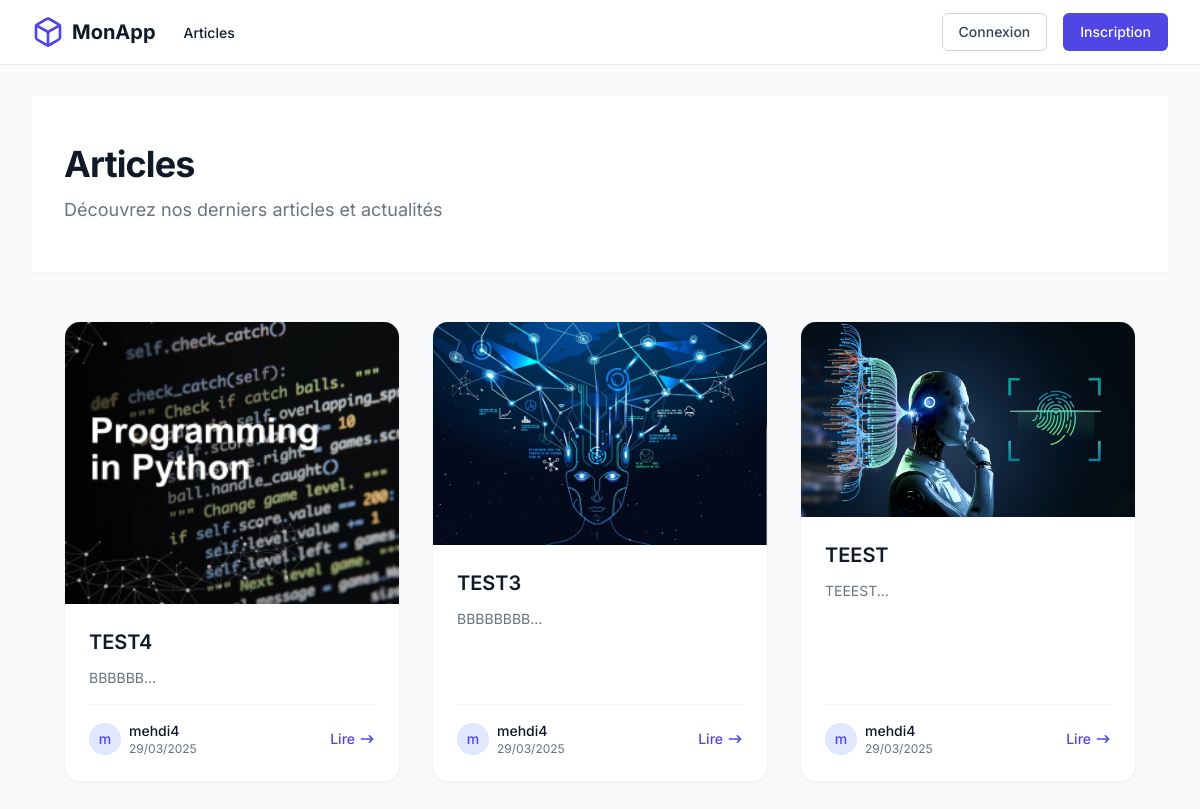
The page /articles on the database its author committed.
### app.py (models this page shows, shortened)
class Article(db.Model):
    id = db.Column(db.Integer, primary_key=True)
    title = db.Column(db.String(100), nullable=False)
    content = db.Column(db.Text, nullable=False)
    image_filename = db.Column(db.String(255))
    created_at = db.Column(db.DateTime, default=datetime.utcnow)
    user_id = db.Column(db.Integer, db.ForeignKey('user.id'), nullable=False)

class User(db.Model):
    id = db.Column(db.Integer, primary_key=True)
    name = db.Column(db.String(100), nullable=False)
    email = db.Column(db.String(100), unique=True)
    password = db.Column(db.String(100))
    articles = db.relationship('Article', backref='author', lazy=True)

### app.py (the view)
@app.route('/articles')
def articles():
    all_articles = Article.query.order_by(Article.created_at.desc()).all()
    return render_template('articles.html', articles=all_articles)

### templates/articles.html (shortened to what this page needs)
{% extends "base.html" %}
{% block content %}
<div class="min-h-screen bg-gray-50">
    <div class="bg-white border-b border-gray-100">
        <div class="max-w-6xl mx-auto px-4 sm:px-6 lg:px-8 py-12">
            <h1 class="text-4xl font-bold text-gray-900 tracking-tight">Articles</h1>
            <p class="mt-3 text-lg text-gray-500">Découvrez nos derniers articles et actualités</p>
        </div>
    </div>
    <div class="max-w-6xl mx-auto px-4 sm:px-6 lg:px-8 py-12">
        {% if articles %}
        <div class="grid gap-8 md:grid-cols-2 lg:grid-cols-3">
            {% for article in articles %}
            <article class="bg-white rounded-2xl shadow-sm border border-gray-100 hover:shadow-md transition-shadow duration-200 overflow-hidden flex flex-col">
                <div class="aspect-video bg-gray-100 relative">
                    {% if article.image_filename %}
<img src="{{ url_for('uploaded_file', filename=article.image_filename) }}"
     alt="Image pour {{ article.title }}"
     class="w-full h-full object-cover">
                    {% endif %}
                </div>
                <div class="p-6 flex-1 flex flex-col">
                    <h2 class="text-xl font-semibold text-gray-900 mb-3 line-clamp-2">
                        {{ article.title }}
                    </h2>
                    <p class="text-gray-500 text-sm mb-4 line-clamp-3">
                        {{ article.content[:200] }}...
                    </p>
                    <div class="mt-auto pt-4 border-t border-gray-100">
                        <div class="flex items-center justify-between">
                            <div class="flex items-center space-x-2">
                                <div class="h-8 w-8 rounded-full bg-indigo-100 flex items-center justify-center">
                                    <span class="text-sm font-medium text-indigo-600">
                                        {{ article.author.name[:1] }}
                                    </span>
                                </div>
                                <div class="flex flex-col">
                                    <span class="text-sm font-medium text-gray-900">
                                        {{ article.author.name }}
                                    </span>
                                    <time datetime="{{ article.created_at.isoformat() }}" class="text-xs text-gray-500">
                                        {{ article.created_at.strftime('%d/%m/%Y') }}
                                    </time>
                                </div>
                            </div>
                            <a href="{{ url_for('article', article_id=article.id) }}"
                               class="inline-flex items-center text-sm font-medium text-indigo-600 hover:text-indigo-700">
                                Lire
                                <svg xmlns="http://www.w3.org/2000/svg" class="h-4 w-4 ml-1" viewBox="0 0 20 20" fill="currentColor">
                                    <path fill-rule="evenodd" d="M12.293 5.293a1 1 0 011.414 0l4 4a1 1 0 010 1.414l-4 4a1 1 0 01-1.414-1.414L14.586 11H3a1 1 0 110-2h11.586l-2.293-2.293a1 1 0 010-1.414z" clip-rule="evenodd" />
                                </svg>
                            </a>
                        </div>
                    </div>
                </div>
            </article>
            {% endfor %}
        </div>
        {% endif %}
    </div>
</div>
{% endblock %}

### templates/base.html (shortened to what this page needs)
<!DOCTYPE html>
<html lang="fr">
<head>
    <script src="https://cdn.tailwindcss.com"></script>
</head>
<body class="bg-gray-50 min-h-screen flex flex-col">
    <nav class="bg-white border-b border-gray-200 fixed w-full z-30 top-0">
        <div class="max-w-7xl mx-auto px-4 sm:px-6 lg:px-8">
            <div class="flex justify-between h-16">
                <div class="flex">
                    <div class="flex-shrink-0 flex items-center">
                        <a href="/" class="flex items-center space-x-2">
                            <span class="font-bold text-xl text-gray-900">MonApp</span>
                        </a>
                    </div>
                    <div class="hidden sm:ml-6 sm:flex sm:space-x-8">
                        <a href="/articles" class="inline-flex items-center px-1 pt-1 text-sm font-medium text-gray-900 border-b-2 border-transparent hover:border-gray-300 hover:text-gray-700 transition-colors duration-200">
                            Articles
                        </a>
                    </div>
                </div>
                <div class="hidden sm:ml-6 sm:flex sm:items-center sm:space-x-4">
                    {% if session.get('email') %}
                        <div class="flex items-center space-x-2">
                            <span class="text-sm text-gray-500">{{ session.get('email') }}</span>
                        </div>
                    {% else %}
                        <a href="/login" class="inline-flex items-center px-4 py-2 border border-gray-300 text-sm font-medium rounded-md text-gray-700 bg-white hover:bg-gray-50 focus:outline-none focus:ring-2 focus:ring-offset-2 focus:ring-indigo-500 transition-colors duration-200">
                            Connexion
                        </a>
                        <a href="/register" class="inline-flex items-center px-4 py-2 border border-transparent text-sm font-medium rounded-md text-white bg-indigo-600 hover:bg-indigo-700 focus:outline-none focus:ring-2 focus:ring-offset-2 focus:ring-indigo-500 transition-colors duration-200">
                            Inscription
                        </a>
                    {% endif %}
                </div>
            </div>
        </div>
    </nav>
    <main class="flex-grow pt-16">
        <div class="max-w-7xl mx-auto px-4 sm:px-6 lg:px-8 py-8">
            {% block content %}{% endblock %}
        </div>
    </main>
</body>
</html>

### templates/base.html (style rules this page uses)
body { font-family: 'Inter', sans-serif; }

### rows shown on the page
Article: image_filename (picture), title "TEST4", content "BBBBBB", author "m", author.name "mehdi4", created_at "29/03/2025"
Article: image_filename (picture), title "TEST3", content "BBBBBBBB", author "m", author.name "mehdi4", created_at "29/03/2025"
Article: image_filename (picture), title "TEEST", content "TEEEST", author "m", author.name "mehdi4", created_at "29/03/2025"
